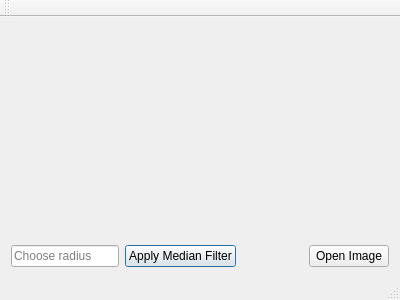
<?xml version="1.0" encoding="UTF-8"?>
<ui version="4.0">
 <class>MainWindow</class>
 <widget class="QMainWindow" name="MainWindow">
  <property name="geometry">
   <rect>
    <x>0</x>
    <y>0</y>
    <width>400</width>
    <height>300</height>
   </rect>
  </property>
  <property name="windowTitle">
   <string>MainWindow</string>
  </property>
  <widget class="QWidget" name="centralWidget">
   <layout class="QVBoxLayout" name="verticalLayout" stretch="0,0">
    <property name="sizeConstraint">
     <enum>QLayout::SetMinimumSize</enum>
    </property>
    <item>
     <layout class="QHBoxLayout" name="horizontalLayout_2" stretch="1,1,0">
      <item>
       <widget class="QLabel" name="labelImage">
        <property name="text">
         <string/>
        </property>
       </widget>
      </item>
      <item>
       <widget class="QLabel" name="labelMedianFilterResult">
        <property name="text">
         <string/>
        </property>
       </widget>
      </item>
      <item>
       <widget class="QLabel" name="labelTest">
        <property name="text">
         <string/>
        </property>
       </widget>
      </item>
     </layout>
    </item>
    <item>
     <layout class="QHBoxLayout" name="horizontalLayout_3">
      <item>
       <widget class="QLineEdit" name="lineEdit">
        <property name="placeholderText">
         <string>Choose radius</string>
        </property>
       </widget>
      </item>
      <item>
       <widget class="QPushButton" name="btnApplyMedianFilter">
        <property name="text">
         <string>Apply Median Filter</string>
        </property>
        <property name="default">
         <bool>true</bool>
        </property>
       </widget>
      </item>
      <item>
       <spacer name="horizontalSpacer_2">
        <property name="orientation">
         <enum>Qt::Horizontal</enum>
        </property>
        <property name="sizeHint" stdset="0">
         <size>
          <width>40</width>
          <height>20</height>
         </size>
        </property>
       </spacer>
      </item>
      <item>
       <widget class="QPushButton" name="btnOpenDialog">
        <property name="text">
         <string>Open Image</string>
        </property>
       </widget>
      </item>
     </layout>
    </item>
   </layout>
  </widget>
  <widget class="QMenuBar" name="menuBar">
   <property name="geometry">
    <rect>
     <x>0</x>
     <y>0</y>
     <width>400</width>
     <height>20</height>
    </rect>
   </property>
  </widget>
  <widget class="QToolBar" name="mainToolBar">
   <attribute name="toolBarArea">
    <enum>TopToolBarArea</enum>
   </attribute>
   <attribute name="toolBarBreak">
    <bool>false</bool>
   </attribute>
  </widget>
  <widget class="QStatusBar" name="statusBar"/>
 </widget>
 <layoutdefault spacing="6" margin="11"/>
 <resources/>
 <connections/>
</ui>
